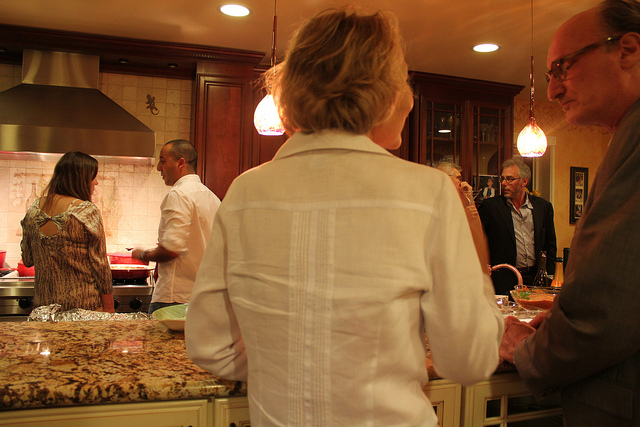
#> input picture base_model_select/datasets/coco/images/test2017/000000078568.jpg, 640 x 427 px
$ python -i ImageProcessing.py   (imports and definitions only)
#> lines starting #> are read from the running program, lines starting #| are printed output that depends on the picture
#> further down, picture is the input picture: shape (427, 640, 3); mean B, G, R 47.8, 84.4, 127.6
#-*- coding:utf-8 -*-
'''
이미지 프로세싱 관련 함수들
1. rotate(img, angle) : 이미지 로테이션
2. adjustBrightness(img, value) : 이미지 밝기 조절
3. colorConvert(img, colorType) : 이미지 컬러 정보 변경 / RGB, GRAY, HSV, YCRCB
4. colorReverse(img) : 색상 반전
5. gammaCorection(img, gamma) : 감마 보정(1이 기준, 1보다 작을수록 어두워지고, 높을수록 밝아짐)
6. histogramEqul(img) : 히스토그램 평활화
7. noiseFiltering(img) : MeanDenoising 기반 노이즈 필터링
8. blurring(img, blurType) : 이미지 블러링 / gaussian, bilateral, median, average
9. sharpening(img) : 이미지 샤프닝
10. binarization(img, value) : 영상 이진화
11. resize(img, factor) : 영상 크기 조절(1.0이 기준, 1.0보다 작아질수록 이미지는 작아지고, 커질수록 이미지는 커짐)
12. flip(img, flipType) : 영상 반전(h : horizontal, v : vertical)
13. crop(img, cropSize=100) : 영상 크롭
14. getThumbnail() : Thumbnail 만드는 함수
   - image : 200,200 리사이즈, 이미지 저장
   - video : 100번째 프레임 200,200 리사이즈, 이미지 저장, fps 전달
'''

import cv2
import os
import sys
import numpy as np
import traceback

# Model 폴더 찾기 위한 방법
basePath = os.path.abspath(os.path.join(os.path.join(os.path.dirname(__file__), os.path.pardir)))
# Model Path 등록
sys.path.append(basePath)

from Common.Logger.Logger import logger

# [1 line that did not run here, left out]


# 이미지 회전
# [10 lines left out: function rotate, not called in this run]


# 밝기 조절
def adjustBrightness(img, value=0):
#> called with value = 0
    try:
        num_channels = 1 if len(img.shape) < 3 else 1 if img.shape[-1] == 1 else 3
#> num_channels = 3
        img = cv2.cvtColor(img, cv2.COLOR_GRAY2BGR) if num_channels == 1 else img
        hsv = cv2.cvtColor(img, cv2.COLOR_BGR2HSV)
#> hsv: shape (427, 640, 3); mean H, S, V 14.5, 171.5, 127.7
        h, s, v = cv2.split(hsv)
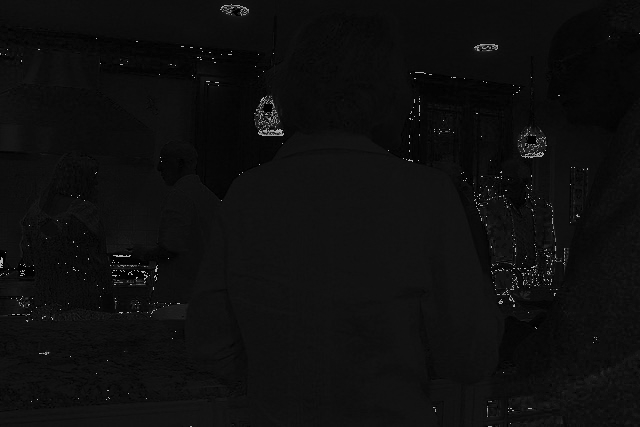
#> h: shape (427, 640); min 0, max 179, mean 14.5
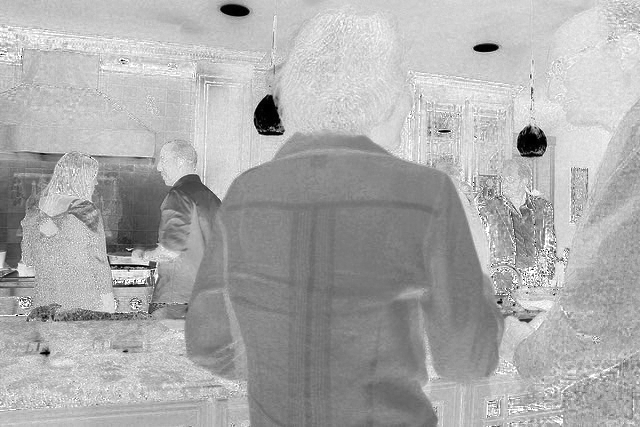
#> s: shape (427, 640); min 0, max 255, mean 171.5
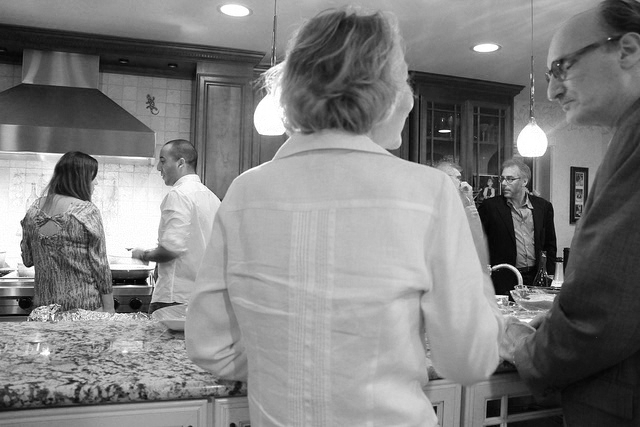
#> v: shape (427, 640); min 0, max 255, mean 127.7

        if value >= 0:
            lim = 255 - value
            v[v > lim] = 255
            # v[v <= lim] += value
            np.add(v[v <= lim], value, out=v[v <= lim], casting="unsafe")

        else:
            value = int(-value)
            lim = 0 + value
            v[v < lim] = 0
            v[v >= lim] -= value
            np.add(v[v >= lim], value, out=v[v >= lim], casting="unsafe")

        final_hsv = cv2.merge((h, s, v))

        img = cv2.cvtColor(final_hsv, cv2.COLOR_HSV2BGR)
        img = cv2.cvtColor(img, cv2.COLOR_BGR2GRAY) if num_channels == 1 else img
        return img

    except Exception as e:
        log.error(traceback.format_exc())
        log.error(e)


# 이미지 컬러 정보 변경(RGB, GRAY, HSV, YCbCr)
# [235 lines left out: functions colorConvert, colorReverse, gammaCorection, histogramEqul, noiseFiltering, blurring and 6 more, not called in this run]

>>> import cv2
>>> picture = cv2.imread('../../../base_model_select/datasets/coco/images/test2017/000000078568.jpg')
>>> result = adjustBrightness(picture)

$ run again, on base_model_select/datasets/coco/images/test2017/000000376326.jpg
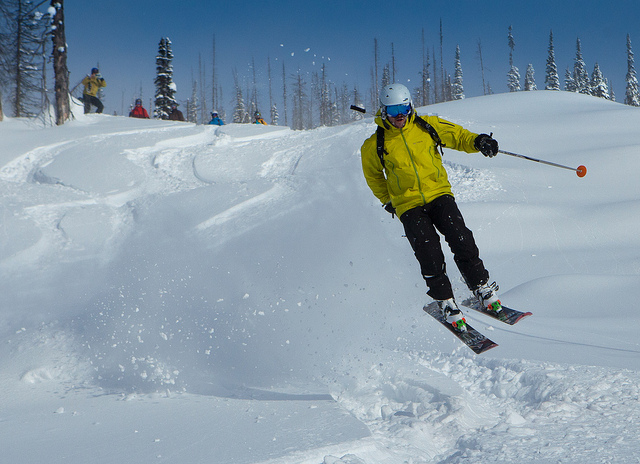
#> input picture base_model_select/datasets/coco/images/test2017/000000376326.jpg, 640 x 464 px
#> picture is the input picture: shape (464, 640, 3); mean B, G, R 169.4, 155.1, 135.5
#> hsv: shape (464, 640, 3); mean H, S, V 101.4, 65.9, 172.5
#> in adjustBrightness, `h, s, v = cv2.split(hsv)`:
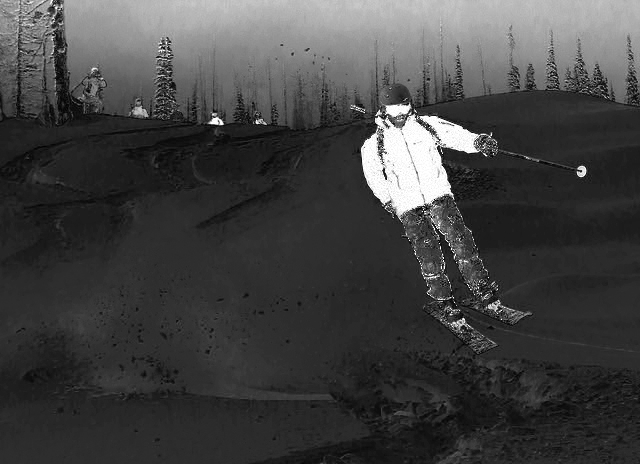
#> s: shape (464, 640); min 0, max 255, mean 65.9
#> in adjustBrightness, `h, s, v = cv2.split(hsv)`:
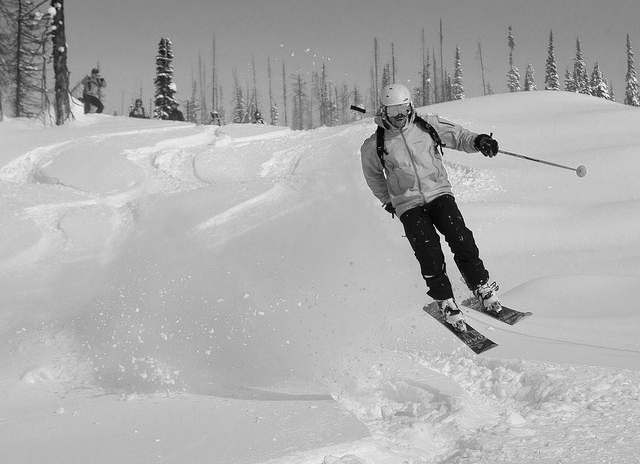
#> v: shape (464, 640); min 0, max 255, mean 172.5

$ run again, on base_model_select/datasets/coco/images/test2017/000000381026.jpg
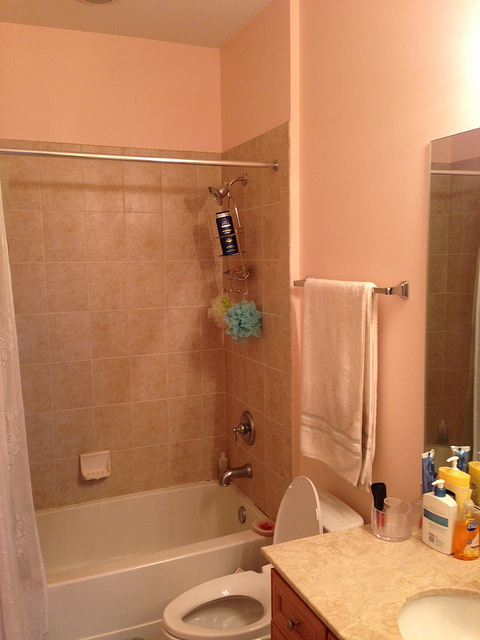
#> input picture base_model_select/datasets/coco/images/test2017/000000381026.jpg, 480 x 640 px
#> picture is the input picture: shape (640, 480, 3); mean B, G, R 90.3, 128.8, 187
#> hsv: shape (640, 480, 3); mean H, S, V 12.6, 135.7, 187
#> in adjustBrightness, `h, s, v = cv2.split(hsv)`:
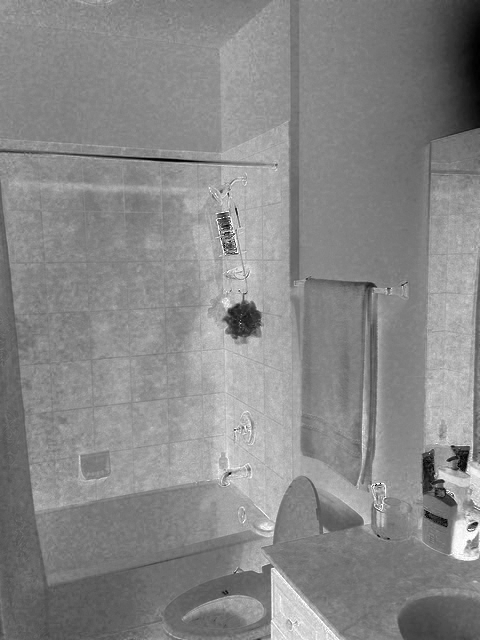
#> s: shape (640, 480); min 0, max 255, mean 135.7
#> in adjustBrightness, `h, s, v = cv2.split(hsv)`:
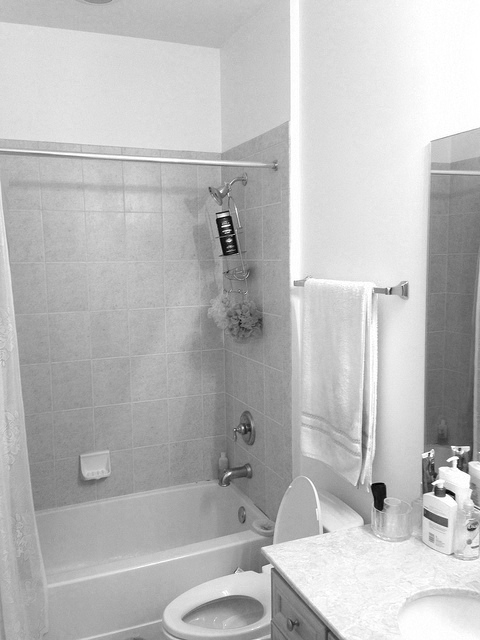
#> v: shape (640, 480); min 1, max 255, mean 187
